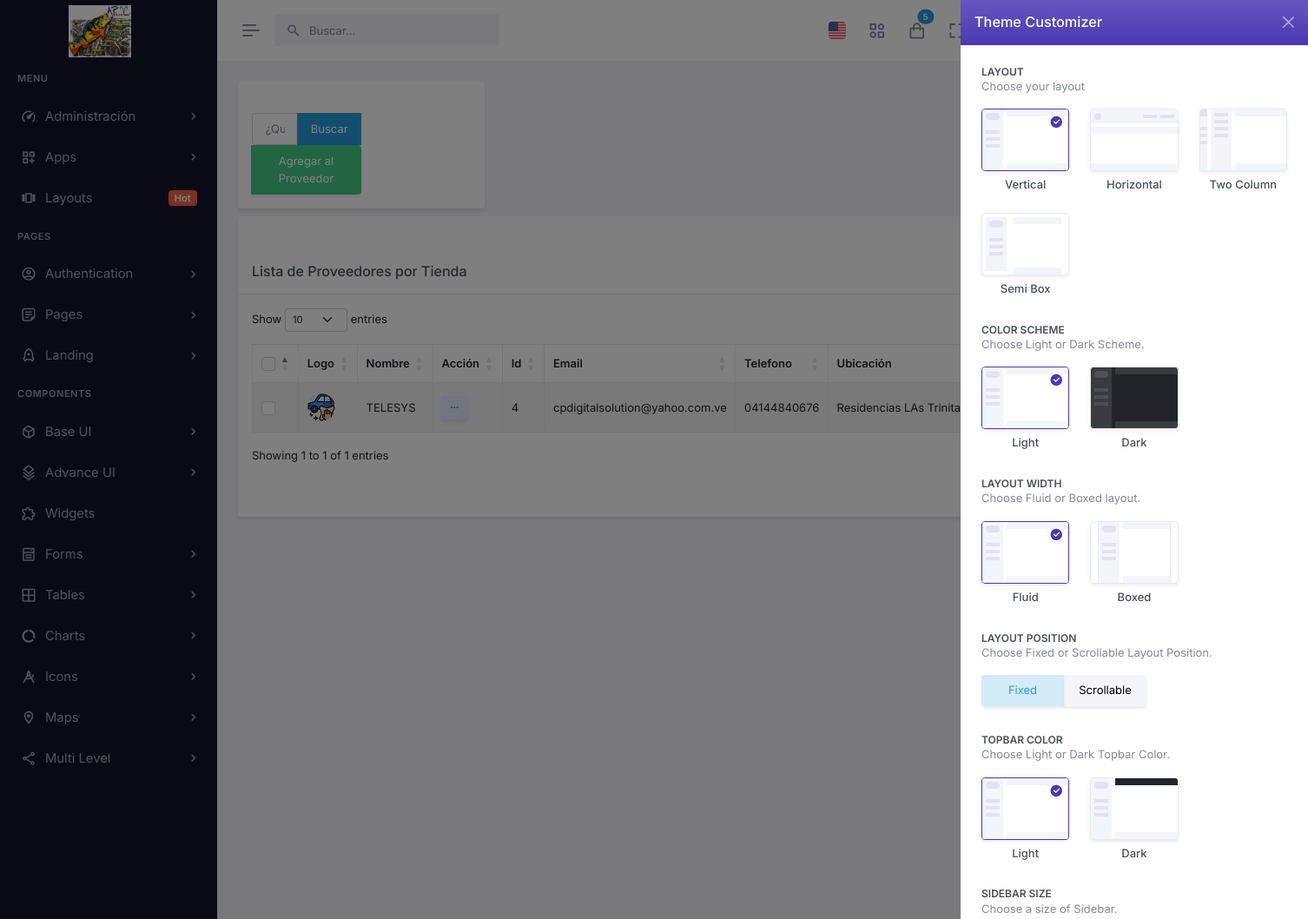
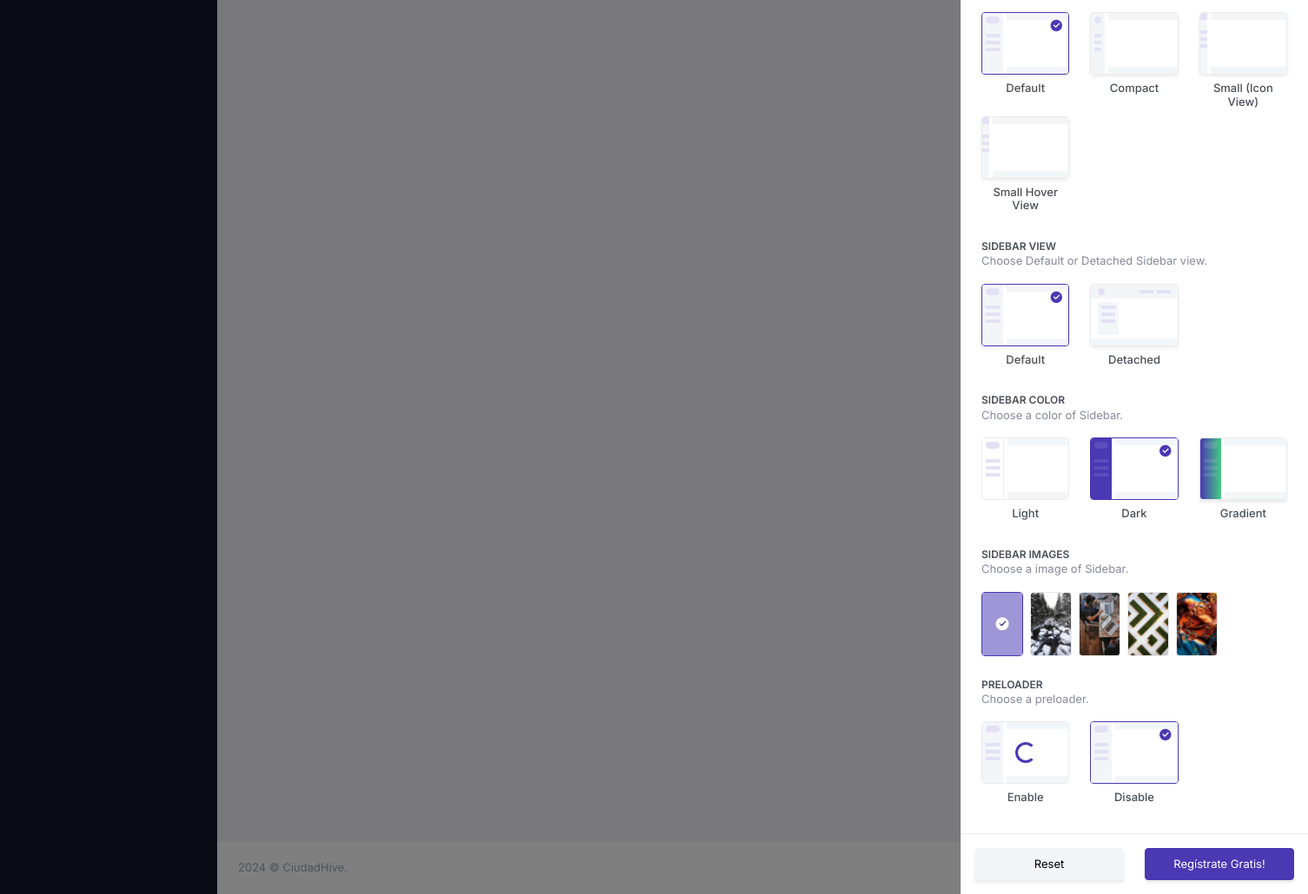
Screenshot of /productList/ (signed in) with the database file from the repository (2 pictures, top to bottom).
### tables this page shows
CREATE TABLE `company_proveedores` (
  `proveedor_id` int(10) unsigned NOT NULL AUTO_INCREMENT,
  `proveedor_name` varchar(145) NOT NULL DEFAULT '',
  `proveedor_description` text NOT NULL DEFAULT '\'',
  `proveedor_email` varchar(145) NOT NULL DEFAULT '',
  `proveedor_logo` varchar(145) DEFAULT NULL,
  `proveedor_card` varchar(145) DEFAULT NULL,
  `proveedor_banner1` varchar(145) DEFAULT NULL,
  `proveedor_banner2` varchar(145) DEFAULT NULL,
  `proveedor_banner3` varchar(145) DEFAULT NULL,
  `proveedor_phone` varchar(80) NOT NULL DEFAULT '',
  `proveedor_estatus` int(10) unsigned NOT NULL DEFAULT 1,
  `proveedor_address` text NOT NULL DEFAULT '\'',
  `proveedor_country` varchar(5) NOT NULL DEFAULT '',
  `proveedor_state` varchar(5) NOT NULL DEFAULT '',
  `proveedor_city` int(10) unsigned NOT NULL DEFAULT 0,
  `proveedor_rif` varchar(45) NOT NULL DEFAULT '',
  `created_at` datetime NOT NULL DEFAULT '1900-01-01 00:00:00',
  `proveedor_red1` varchar(45) DEFAULT NULL,
  `proveedor_red_valor1` varchar(145) DEFAULT NULL,
  `proveedor_red2` varchar(45) DEFAULT NULL,
  `proveedor_red_valor2` varchar(145) DEFAULT NULL,
  `proveedor_red3` varchar(45) DEFAULT NULL,
  `proveedor_red_valor3` varchar(145) DEFAULT NULL,
  `proveedor_web` varchar(145) DEFAULT NULL,
  `proveedor_latitude` double NOT NULL DEFAULT 0,
  `proveedor_longitude` double NOT NULL DEFAULT 0,
  `proveedor_horario_desde` varchar(200) NOT NULL DEFAULT '08:00|08:00|08:00|08:00|08:00|08:00|08:00',
  `proveedor_horario_hasta` varchar(200) NOT NULL DEFAULT '18:00|18:00|18:00|18:00|18:00|18:00|18:00',
  `proveedor_logo_witdh` int(10) unsigned NOT NULL DEFAULT 200,
  `proveedor_logo_height` int(10) unsigned NOT NULL DEFAULT 80,
  `proveedor_pdf` varchar(145) NOT NULL DEFAULT '',
  `proveedor_youtube_index` varchar(45) DEFAULT NULL COMMENT 'solo lo que va despues de v=',
  `company_id` int(10) unsigned NOT NULL DEFAULT 0,
  PRIMARY KEY (`proveedor_id`)
);

### autoload.php (called while the page is built, shortened)
<?php
    spl_autoload_register(function($clase){
        $archivo= __DIR__."/".$clase.".php";
        $archivo=str_replace("\\","/",$archivo);
    });

### app/models/mainModel.php (called while the page is built, shortened)
<?php
	class mainModel{
		private $server=DB_SERVER;
		private $db=DB_NAME;
		private $user=DB_USER;
		private $pass=DB_PASS;
		protected function conectar(){
			$conexion = new PDO("mysql:host=".$this->server.";dbname=".$this->db,$this->user,$this->pass);
			$conexion->exec("SET CHARACTER SET utf8");
			return $conexion;
		}
		protected function ejecutarConsulta($consulta){
			$sql=$this->conectar()->prepare($consulta);
			$sql->execute();
			return $sql;
		}
		public function limpiarCadena($cadena){
			$palabras=["<script>","</script>","<script src","<script type=","SELECT * FROM","SELECT "," SELECT ","DELETE FROM","INSERT INTO","DROP TABLE","DROP DATABASE","TRUNCATE TABLE","SHOW TABLES","SHOW DATABASES","<?php","?>","--","^","<",">","==",";","::"];
			$cadena=trim($cadena);
			$cadena=stripslashes($cadena);
			$cadena=trim($cadena);
			$cadena=stripslashes($cadena);
			return $cadena;
		}
	}

### app/controllers/proveedorController.php (called while the page is built, shortened)
<?php
	class proveedorController extends mainModel{
		public function listarTodosProveedorControlador($company_id, $busqueda){
			$company_id=$this->limpiarCadena($company_id);
			$busqueda=$this->limpiarCadena($busqueda);
			if(isset($busqueda) && $busqueda!="*"){
				$consulta_datos="SELECT * FROM company_proveedores WHERE company_id= $company_id AND (
				proveedor_phone LIKE '%$busqueda%'
				OR proveedor_name LIKE '%$busqueda%'
				OR proveedor_description LIKE '%$busqueda%'
				OR proveedor_rif LIKE '%$busqueda%'
				OR proveedor_email LIKE '%$busqueda%'
				OR proveedor_address LIKE '%$busqueda%'
				)
				ORDER BY proveedor_name ASC";
			}else{
				$consulta_datos="SELECT * FROM company_proveedores WHERE company_id=$company_id
				ORDER BY proveedor_name ASC";
			}
			$datos = $this->ejecutarConsulta($consulta_datos);
			$datos = $datos->fetchAll();
			return $datos;
			exit();
		}
	}

### app/views/content/productList-view.php (the view, shortened to what this page needs)
<div class="main-content">
    <div class="page-content">
        <div class="container-fluid">
            <?php
            $insProveedor = new proveedorController();
            $company_id = $_SESSION['user_company_id'];
            ?>
            <div class="row">
                <div class="col-xxl-3" style="margin-bottom: -15px;">
                    <div class="card">
                        <div class="card-body">
                            <div class="columns">
                                <div class="column">
                                    <form class="FormularioAjax"
                                    action="<?php echo APP_URL; ?>app/ajax/buscadorAjax.php"
                                    method="POST" autocomplete="off" >
                                        <div class="col-xs-12 col-md-6">
                                            <div class="form-group">
                                                <div class="input-group">
                                                    <input class="form-control is-rounded" type="text"
                                                    name="txt_buscador" placeholder="¿Qué estas buscando?..."
                                                    value="<?php echo isset($_SESSION[$url[0]])?$_SESSION[$url[0]]:""; ?>"
                                                    maxlength="30" required >
                                                    <button class="btn btn-info" type="submit" >Buscar</button>
                                                    <a href="<?php echo APP_URL; ?>proveedorNew/" class="btn btn-success" >Agregar al Proveedor</a>
                                                </div>
                                            </div>
                                        </div>
                                    </form>
                                </div>
                            </div>
                        </div>
                    </div>
                </div>
            </div>
            <?php
            if(isset($_SESSION[$url[0]]) && !empty($_SESSION[$url[0]])){
                $datos = $insProveedor->listarTodosProveedorControlador($company_id, $_SESSION[$url[0]]);
            }else{
                $datos = $insProveedor->listarTodosProveedorControlador($company_id, "*");
            }
            ?>
            <div class="row">
                <div class="col-lg-12">
                    <div class="card">
                    <div class="col-lg-12">
                            <div class="hstack gap-2 justify-content-end">
                                <a href="<?php echo APP_URL; ?>dashboard/" class="btn btn-soft-success">Regresar</a>
                            </div>
                        </div>
                        <div class="card-header">
                            <h5 class="card-title mb-0">Lista de Proveedores por Tienda</h5>
                        </div>
                        <div class="card-body">
                            <table id="fixed-header" class="table table-bordered dt-responsive nowrap table-striped align-middle" style="width:100%">
                                <thead>
                                    <tr>
                                        <th scope="col" style="width: 10px;">
                                            <div class="form-check">
                                                <input class="form-check-input fs-15" type="checkbox" id="checkAll" value="option">
                                            </div>
                                        </th>
                                        <th>Logo</th>
                                        <th>Nombre</th>
                                        <th>Acción</th>
                                        <th>Id</th>
                                        <th>Email</th>
                                        <th>Telefono</th>
                                        <th>Ubicación</th>
                                        <th>Estatus</th>
                                    </tr>
                                </thead>
                                <tbody>
                                    <?php
                                    if(is_array($datos)){
                                        foreach($datos as $rows){
                                            if($rows['proveedor_logo'] != ""){
                                                $proveedor_logo = APP_URL . "app/views/fotos/company/".$rows['company_id']."/proveedores/".$rows['proveedor_logo'];
                                            }else{
                                                $proveedor_logo = APP_URL . "app/views/fotos/nophoto.jpg";
                                            }
                                            ?>
                                            <tr>
                                                <th scope="row">
                                                    <div class="form-check">
                                                        <input class="form-check-input fs-15" type="checkbox" name="checkAll" value="option1">
                                                    </div>
                                                </th>
                                                <td>
                                                    <a href="<?= APP_URL.'proveedorUpdate/'.$rows['proveedor_id'].'/'?>">
                                                    <img class="rounded-circle header-profile-user"
                                                    src="<?=$proveedor_logo; ?>"
                                                    alt="Logo del proveedor de la tabla">
                                                    </a>
                                                </td>
                                                <td><?=$rows['proveedor_name'];?></td>
                                                <td>
                                                    <div class="dropdown d-inline-block">
                                                        <button class="btn btn-soft-secondary btn-sm dropdown" type="button" data-bs-toggle="dropdown" aria-expanded="false">
                                                            <i class="ri-more-fill align-middle"></i>
                                                        </button>
                                                    </div>
                                                </td>
                                                <td><?=$rows['proveedor_id'];?></td>
                                                <td><?=$rows['proveedor_email'];?></td>
                                                <td><?=$rows['proveedor_phone'];?></td>
                                                <td><?=$rows['proveedor_address'];?></td>
                                                <td>
                                                    <?php
                                                    if($rows['proveedor_estatus'] ==1 ){
                                                        ?><span class="badge bg-success">Activo<?php
                                                    }else{
                                                        ?><span class="badge bg-danger">Inactivo<?php
                                                    }?>
                                                    </span>
                                                </td>
                                            </tr>
                                    <?php
                                        }
                                    }
                                    ?>
                                </tbody>
                            </table>
                        </div>
                        <div class="col-lg-12">
                            <div class="hstack gap-2 justify-content-end">
                                <a href="<?php echo APP_URL; ?>dashboard/" class="btn btn-soft-success">Regresar</a>
                            </div>
                        </div>
                    </div>
                </div>
            </div>
        </div>
    </div>
</div>

### rows the page displays
company_proveedores: company+proveedor_logo (picture), proveedor_name "TELESYS", proveedor_id "4", proveedor_email "cpdigitalsolution@yahoo.com.ve", proveedor_phone "04144840676", proveedor_address "Residencias LAs Trinitarias…"
